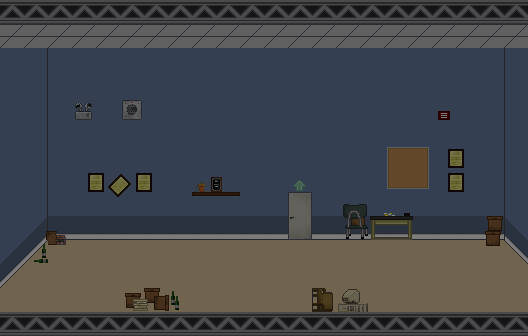

This is a level from a 2D game, rendered from its Tiled map with the project's own tilesets. A one-line summary and the map file follow, with tile-layer data summarised:
An orthogonal 22x14 tile map with 24x24 px tiles, 3 tile layers (background, foreground, fade), 1 hidden layer not drawn, 2 tilesets and 2 objects (door, info).

<map version="1.0" orientation="orthogonal" renderorder="right-down" width="22" height="14" tilewidth="24" tileheight="24" nextobjectid="5">
 <properties>
  <property name="blue" value="159" />
  <property name="green" value="123" />
  <property name="red" value="104" />
  <property name="soundtrack" value="computer-wing" />
  <property name="title" value="Borchert Hallway" />
 </properties>
 <tileset firstgid="1" name="greendale-computer-wing" tilewidth="24" tileheight="24" tilecount="230">
  <image source="../images/tilesets/greendale-computer-wing.png" width="240" height="552" />
 </tileset>
 <tileset firstgid="231" name="collisions" tilewidth="24" tileheight="24" tilecount="546">
  <image source="../images/tilesets/collisions.png" width="632" height="512" />
 </tileset>
 <layer name="background" width="22" height="14">
  <data>[308 cells, 308 non-empty, 9 distinct tile ids]</data>
 </layer>
 <layer name="foreground" width="22" height="14">
  <data>[308 cells, 46 non-empty, 41 distinct tile ids]</data>
 </layer>
 <layer name="fade" width="22" height="14">
  <data>[308 cells, 308 non-empty, 1 distinct tile ids]</data>
 </layer>
 <layer name="collision" width="22" height="14" visible="0">
  <data>[308 cells, 63 non-empty, 6 distinct tile ids]</data>
 </layer>
 <objectgroup name="nodes">
  <object id="1" name="main" type="door" x="288" y="192" width="24" height="72">
   <properties>
    <property name="level" value="greendale-computer-wing" />
    <property name="to" value="wing2" />
   </properties>
  </object>
  <object id="2" type="info" x="372" y="204" width="42" height="36">
   <properties>
    <property name="info" value="They're just a bunch of basketball cards with white people on them." />
   </properties>
  </object>
 </objectgroup>
</map>
